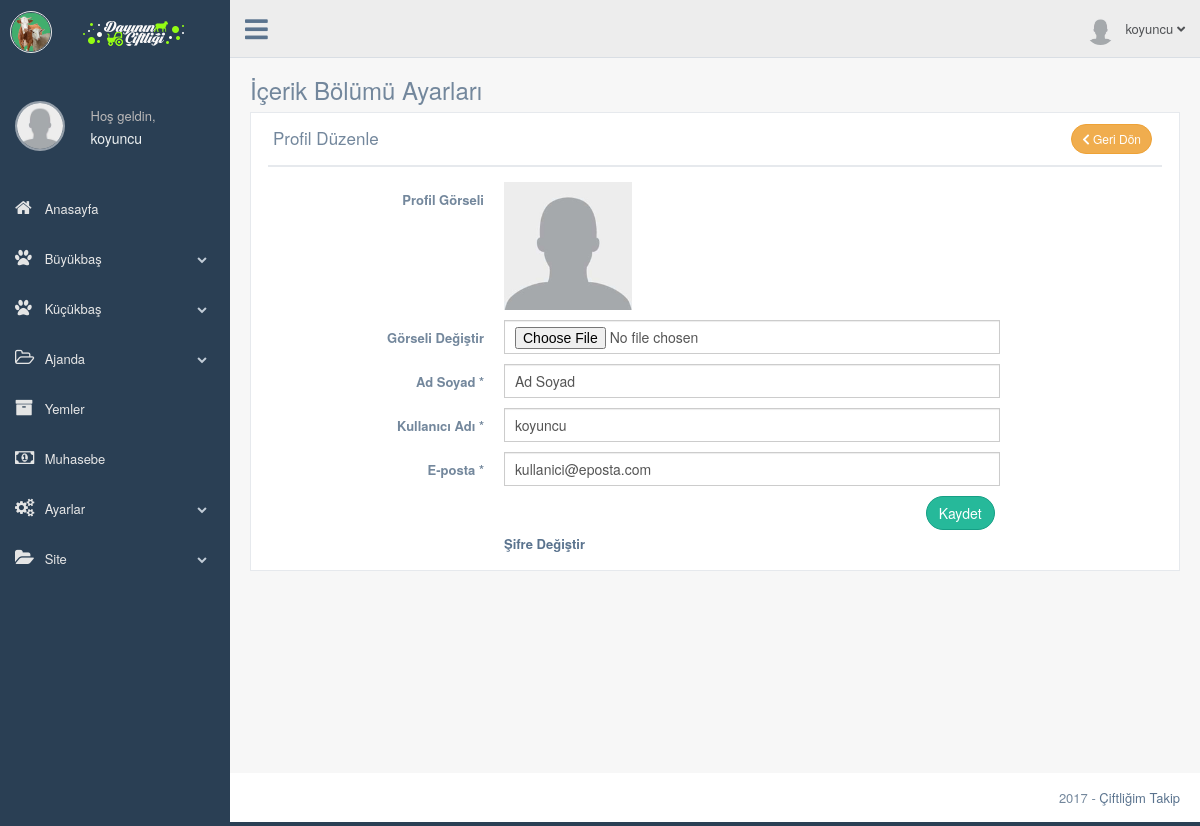
Screenshot of /production/profil-duzenle.php (signed in) with the database file from the repository.
### tables this page shows
CREATE TABLE `kullanici` (
  `kullanici_id` int(11) NOT NULL,
  `kullanici_adi` varchar(50) NOT NULL,
  `kullanici_sifre` varchar(50) NOT NULL,
  `kullanici_adsoyad` varchar(50) NOT NULL DEFAULT 'Ad Soyad',
  `kullanici_eposta` varchar(50) NOT NULL,
  `kullanici_gorsel` varchar(250) NOT NULL DEFAULT 'images/kullanici/kullanici.png',
  `kullanici_kayittarihi` datetime NOT NULL,
  `kullanici_yetki` int(1) NOT NULL DEFAULT '2',
  `kullanici_durum` int(1) NOT NULL
);

### production/profil-duzenle.php (the view, shortened to what this page needs)
<?php
      include 'header.php';
?>
        <div class="right_col" role="main">
          <div class="">
            <div class="page-title">
              <div class="title_left">
                <h3>İçerik Bölümü Ayarları </h3>
              </div>
            </div>
            <div class="clearfix"></div>
            <div class="row">
              <div class="col-md-12 col-sm-12 col-xs-12">
                <div class="x_panel">
                  <div class="x_title">
                    <h2>Profil Düzenle<small></small></h2>
                     <div class=" text-right">
                        <a href="profil.php" class="btn btn-round btn-warning btn-sm" onClick="history.go(-1)"><i class="fas fa-chevron-left" aria-hidden="true"></i> Geri Dön</a>
                      </div>
                  </div>
                  <div class="x_content">
                    <form action="../../islem.php" method="POST" id="demo-form2" enctype="multipart/form-data" data-parsley-validate class="form-horizontal form-label-left">
                      <div class="form-group">
                          <label class="control-label col-md-3 col-sm-3 col-xs-12" for="first-name">Profil Görseli
                          </label>
                          <div class="col-md-7 col-sm-6 col-xs-12">
                            <img src="../../<?php echo $kullanicicek['kullanici_gorsel'] ?>" style="width: 128px; height: 128px; ">
                          </div>
                        </div>
                      <div class="form-group">
                          <label class="control-label col-md-3 col-sm-3 col-xs-12" for="first-name">Görseli Değiştir
                          </label>
                          <div class="col-md-7 col-sm-7 col-xs-12">
                            <input type="file" id="first-name" name="kullanici_gorsel" class="form-control col-md-7 col-xs-12">
                          </div>
                        </div>
                        <div class="form-group">
                          <label class="control-label col-md-3 col-sm-3 col-xs-12" for="first-name">Ad Soyad <span class="required">*</span>
                          </label>
                          <div class="col-md-7 col-sm-7 col-xs-12">
                            <input type="text" id="first-name" required="required" name="kullanici_adsoyad" class="form-control col-md-7 col-xs-12" value="<?php echo $kullanicicek['kullanici_adsoyad'] ?>">
                          </div>
                        </div>
                        <div class="form-group">
                          <label class="control-label col-md-3 col-sm-3 col-xs-12" for="first-name">Kullanıcı Adı <span class="required">*</span>
                          </label>
                          <div class="col-md-7 col-sm-7 col-xs-12">
                            <input type="text" id="first-name" required="required" name="kullanici_adi" class="form-control col-md-7 col-xs-12" value="<?php echo $kullanicicek['kullanici_adi'] ?>">
                          </div>
                        </div>
                        <div class="form-group">
                          <label class="control-label col-md-3 col-sm-3 col-xs-12" for="first-name">E-posta <span class="required">*</span>
                          </label>
                          <div class="col-md-7 col-sm-7 col-xs-12">
                            <input type="email" id="first-name" required="required" name="kullanici_eposta" class="form-control col-md-7 col-xs-12" value="<?php echo $kullanicicek['kullanici_eposta'] ?>">
                          </div>
                        </div>
                      <div class="form-group">
                        <div align="right" class="col-md-7 col-sm-6 col-xs-12 col-md-offset-3">
                          <button type="submit" name="profilguncelle" class="btn btn-round btn-success">Kaydet</button>
                        </div>
                      </div>
                      </form>
						          <div class="col-md-3 col-sm-3 col-xs-12"></div>
                        <a href="sifre-degistir.php" class="col-md-3 col-sm-3 col-xs-12"><b>Şifre Değiştir</b></a>
                  </div>
                </div>
              </div>
            </div>
          </div>
        </div>
        <?php include 'footer.php'; ?>

### production/header.php (shortened to what this page needs)
<?php
  include '../baglan.php';
  $kullanicisorgu=$db->prepare("SELECT * FROM kullanici WHERE kullanici_adi=:kullanici");
  $kullanicisorgu->execute(array(
        'kullanici' => $_SESSION['kullanici_adi']
      ));
  $kullanicicek=$kullanicisorgu->fetch(PDO::FETCH_ASSOC);
 ?>
<!DOCTYPE html>
<html lang="tr">
  <head>
    <link href="../vendors/bootstrap/dist/css/bootstrap.min.css" rel="stylesheet">
    <link href="../vendors/font-awesome/css/font-awesome.min.css" rel="stylesheet">
    <link rel="stylesheet" href="https://use.fontawesome.com/releases/v5.0.13/css/all.css">
    <link rel="stylesheet" href="css/style-print.css" media="print" type="text/css">
    <link href="../vendors/nprogress/nprogress.css" rel="stylesheet">
    <link href="../vendors/iCheck/skins/flat/green.css" rel="stylesheet">
    <link href="../vendors/malihu-custom-scrollbar-plugin/jquery.mCustomScrollbar.min.css" rel="stylesheet"/>
    <link href="../vendors/datatables.net-bs/css/dataTables.bootstrap.min.css" rel="stylesheet">
    <link href="../vendors/datatables.net-buttons-bs/css/buttons.bootstrap.min.css" rel="stylesheet">
    <link href="../vendors/datatables.net-fixedheader-bs/css/fixedHeader.bootstrap.min.css" rel="stylesheet">
    <link href="../vendors/datatables.net-responsive-bs/css/responsive.bootstrap.min.css" rel="stylesheet">
    <link href="../vendors/datatables.net-scroller-bs/css/scroller.bootstrap.min.css" rel="stylesheet">
    <link href="../build/css/custom.min.css" rel="stylesheet">
    <link href="../build/css/main.css" rel="stylesheet">
  </head>
  <body class="nav-md">
    <div class="container body">
      <div class="main_container">
        <div class="col-md-3 left_col menu_fixed">
          <div class="left_col scroll-view">
            <div class="navbar nav_title" style="border: 0;">
              <a href="index.html" class="site_title"><i class="fa"><img src="../images/eks-genel/eks-logo-ikon.png" width="40px" height="auto" alt=""></i> <span><img src="images/logo.png" style="margin-left:20px"alt=""></span></a>
            </div>
            <?php include 'sidebar.php'; ?>
        <div class="top_nav"  id="yazdirma">
          <div class="nav_menu">
            <nav class="">
              <div class="nav toggle">
                <a id="menu_toggle"><i class="fa fa-bars"></i></a>
              </div>
              <ul class="nav navbar-nav navbar-right">
                <li class="">
                  <a href="javascript:;" class="user-profile dropdown-toggle" data-toggle="dropdown" aria-expanded="false">
                    <img src="<?php echo $kullanicicek['kullanici_gorsel']; ?>" alt=""><?php echo $_SESSION['kullanici_adi'] ?>
                    <span class=" fa fa-angle-down"></span>
                  </a>
                </li>
              </ul>
            </nav>
          </div>
        </div>

### production/sidebar.php (shortened to what this page needs)
<br>
            <div class="profile clearfix">
              <div class="profile_pic text-center" style="margin-top: 25px; ">
                <a href="profil.php"><img src="<?php echo $kullanicicek['kullanici_gorsel']; ?>" alt="" style="width: 50px; height: 50px; max-width: 50px; max-height: 50px; -webkit-border-radius: 50%; -moz-border-radius: 50%; border-radius: 50%; border: 2px solid rgba(255,255,255,0.5);" ></a>
              </div>
              <div class="profile_info">
                <span>Hoş geldin,</span>
                <a href="profil.php"><h2><?php echo $_SESSION['kullanici_adi'] ?></h2></a>
              </div>
              <div class="clearfix"></div>
            </div>
            <br />
            <div id="sidebar-menu" class="main_menu_side hidden-print main_menu">
              <div class="menu_section">
                <ul class="nav side-menu">
                  <li><a href="index.php"><i class="fa fa-home"></i> Anasayfa </a>
                  </li>
                  <li><a><i class="fa fa-paw"></i> Büyükbaş <span class="fa fa-chevron-down"></span></a>
                  </li>
                  <li><a><i class="fa fa-paw"></i> Küçükbaş <span class="fa fa-chevron-down"></span></a>
                  </li>
                  <li><a><i class="fa fa-folder-open-o"></i> Ajanda <span class="fa fa-chevron-down"></span></a>
                  </li>
                  <li><a href="yem.php"><i class="fa fa-archive"></i> Yemler </a>
                  </li>
                  <li><a href="muhasebe.php"><i class="fa fa-money"></i> Muhasebe </a>
                  </li>
                  <li><a><i class="fa fa-cogs"></i> Ayarlar <span class="fa fa-chevron-down"></span></a>
                  </li>
                  <li><a><i class="fa fa-folder-open"></i> Site <span class="fa fa-chevron-down"></span></a>
                  </li>
                </ul>
              </div>
            </div>
          </div>
        </div>

### build/css/main.css (style rules this page uses)
.site_title i { border: 1px solid #EAEAEA; padding: 0px 0px !important; border-radius: 50% }

### rows the page displays
kullanici: kullanici_gorsel (placeholder picture), kullanici_adsoyad "Ad Soyad", kullanici_adi "koyuncu", kullanici_eposta "kullanici@eposta.com"

### other values shown
$_SESSION['kullanici_adi'] "koyuncu"
